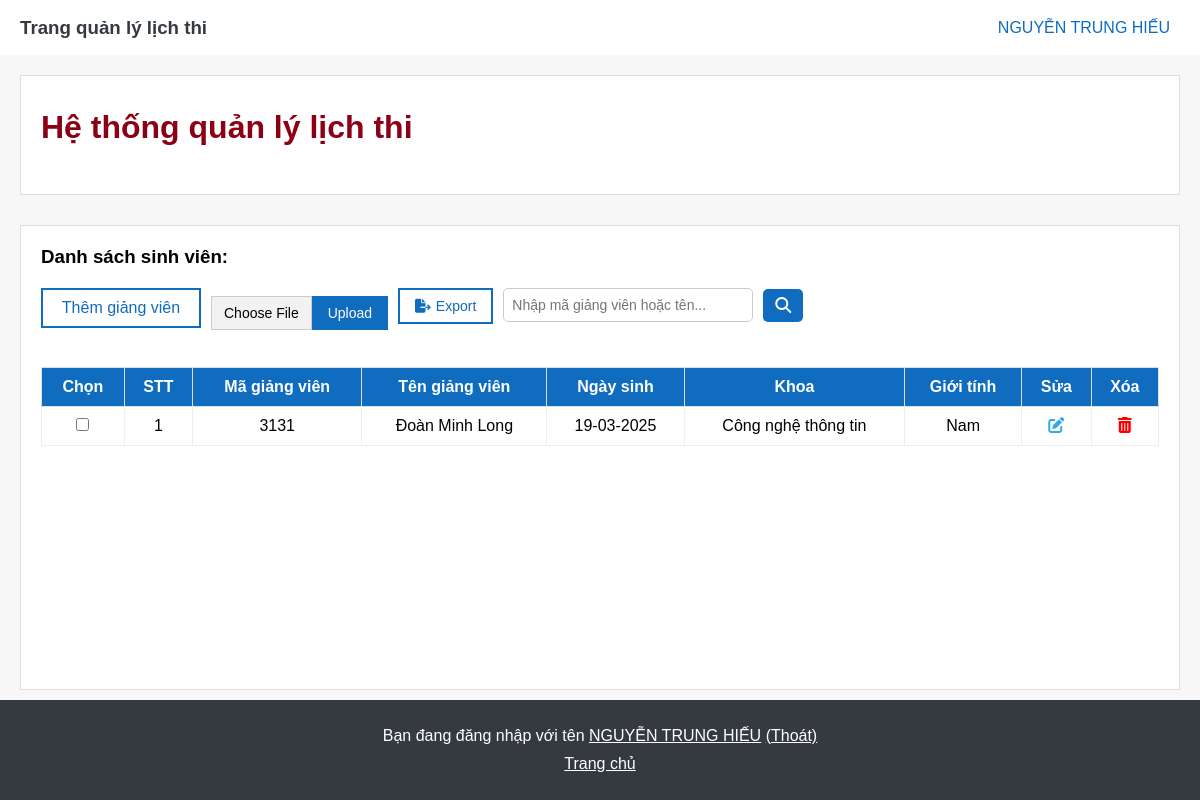
Page /web_manage_schedule_exam/admin/manage_teacher.php (signed in) on the committed database.
### tables this page shows
CREATE TABLE `giangvien` (
  `mgv` int(10) NOT NULL,
  `ho_dem` varchar(50) NOT NULL,
  `ten` varchar(50) NOT NULL,
  `khoa` varchar(100) NOT NULL,
  `ngay_sinh` date NOT NULL,
  `gioi_tinh` varchar(10) NOT NULL
);

### web_manage_schedule_exam/admin/limit_page.php (called while the page is built, shortened)
<?php
    $limit = 15;
    $current_page = isset($_GET['page']) ? (int)$_GET['page'] : 1;
    $offset = ($current_page - 1) * $limit;
?>

### web_manage_schedule_exam/admin/manage_teacher.php (the view, shortened to what this page needs)
<!DOCTYPE html>
<html lang="vi">
<head>
    <link rel="stylesheet" href="https://cdnjs.cloudflare.com/ajax/libs/font-awesome/6.4.2/css/all.min.css" />
</head>
<body>
<?php include('header.php'); ?>
    <div class="container">
        <?php include('tag.php'); ?>
        <div class="crud">
            <h3>Danh sách sinh viên:</h3>
            <div class="button-group">
                <a id="add-button" href="add_teacher.php">Thêm giảng viên</a>
                <form action="import.php" method="post" enctype="multipart/form-data" class="upload-form">
                    <label for="file-upload" class="custom-file-upload">
                        Choose File
                    </label>
                    <button type="submit" id="import-button" name="import-teacher-button">Upload</button>
                </form>
                <form action="export.php" method="post">
                    <button type="" id="export-button" name="export-teacher-button"><i class="fa-solid fa-file-export"></i>Export</button>
                </form>
                <div class="search">
                    <input type="text" id="search-input" placeholder="Nhập mã giảng viên hoặc tên...">
                    <button id="search-button"><i class="fa-solid fa-magnifying-glass"></i></button>
                </div>
            </div>
            <table class="crud-table">
                <thead>
                    <tr>
                        <th>Chọn</th>
                        <th>STT</th>
                        <th>Mã giảng viên</th>
                        <th>Tên giảng viên</th>
                        <th>Ngày sinh</th>
                        <th>Khoa</th>
                        <th>Giới tính</th>
                        <th>Sửa</th>
                        <th>Xóa</th>
                    </tr>
                </thead>
                <tbody>
                    <?php
                        require "limit_page.php";
                        $sql_giang_vien = "SELECT * FROM giangvien LIMIT $limit OFFSET $offset";
                        $result_giang_vien = $conn->query($sql_giang_vien);
                        if ($result_giang_vien->num_rows > 0) {
                            $stt = $offset + 1;
                            while($row = $result_giang_vien->fetch_assoc()) {
                                $mgv = $row["mgv"];
                                $ngay_sinh = $row['ngay_sinh'];
                                $part = (explode("-",$ngay_sinh));
                                $ngay_sinh_update = $part[2] . "-" . $part[1]. "-" . $part[0];
                                echo '<tr>';
                                echo '<td><input type="checkbox"></td>';
                                echo '<td>' . $stt++ . '</td>';
                                echo '<td>' . $mgv . '</td>';
                                echo '<td>' . $row["ho_dem"] . " " . $row["ten"] . '</td>';
                                echo '<td>' . $ngay_sinh_update . '</td>';
                                echo '<td>' . $row["khoa"] . '</td>';
                                echo '<td>' . $row["gioi_tinh"] . '</td>';
                                echo '<td id="update-icon"><a href="update_teacher.php?mgv=' . $mgv . '"><i class="fa-solid fa-pen-to-square"></i></a></td>';
                                echo '<td id="delete-icon"><a href="delete.php?mgv=' . $mgv . '"><i class="fa-solid fa-trash-can"></i></a></td>';
                                echo '</tr>';
                            }
                        } else {
                            echo "0 results";
                        }
                    ?>
                </tbody>
            </table>
            <?php
                require "pagination.php";
            ?>
        </div>
    </div>
    <?php include('footer.php'); ?>
</body>
</html>

### web_manage_schedule_exam/admin/header.php (shortened to what this page needs)
<?php
    include('config.php');
?>
<!DOCTYPE html>
<html lang="vi">
<head>
    <link rel="stylesheet" href="https://cdnjs.cloudflare.com/ajax/libs/font-awesome/6.4.2/css/all.min.css" />
    <link rel="stylesheet" href="styles.css">
    <link rel="stylesheet" href="manage_add.css">
</head>
<body>
    <div class="header">
        <div class="home">
            <a href="home_admin.php"><h3>Trang quản lý lịch thi</h3></a>
        </div>
        <div class="user" onclick="myFunction()">
            <span style="text-transform: uppercase;"><?php
                    $id_admin = $_SESSION['id_admin'];
                    $sql = "SELECT * FROM admin WHERE id_admin = '$id_admin'";
                    $result = $conn->query($sql);
                    if ($result->num_rows > 0) {
                        while($row = $result->fetch_assoc()) {
                            echo  $row["ho_dem"]. " " . $row["ten"] ;
                        }
                    }
                ?>
            </span>
        </div>
    </div>
</body>
</html>

### web_manage_schedule_exam/admin/footer.php (shortened to what this page needs)
<div class="footer">
    <p>Bạn đang đăng nhập với tên
        <u style="text-transform: uppercase;"><?php
            $id_admin = $_SESSION['id_admin'];
            $sql = "SELECT * FROM admin WHERE id_admin = '$id_admin'";
            $result = $conn->query($sql);
            if ($result->num_rows > 0) {
                while($row = $result->fetch_assoc()) {
                    echo  $row["ho_dem"]. " " . $row["ten"] ;
                }
            }
        ?></u> <a href="logout.php">(Thoát)</a></p>
    <p><a href="home_admin.php">Trang chủ</a></p>
</div>

### web_manage_schedule_exam/admin/styles.css (style rules this page uses)
* { margin: 0; padding: 0; box-sizing: border-box; }
html, body { display: flex; flex-direction: column; min-height: 100vh; font-family: Arial, sans-serif; }
.container { background-color: #F7F7F7; flex: 1; display: flex; flex-direction: column; }
.header { background-color: #FFFFFF; display: flex; align-items: center; justify-content: space-between; height: 55px; padding: 0 20px; box-shadow: 0 2px 4px rgba(0, 0, 0, 0.1); }
.header .home { display: flex; align-items: center; }
.header .home a { text-decoration: none; color: #343a40; }
.header .user { display: flex; align-items: center; color: #0F6CBF; position: relative; height: 40px; }
.header .user span { margin-right: 10px; }
.crud { min-height: 120px; display: flex; flex-grow: 1; border: 1px solid #DFDFDF; flex-direction: column; background-color: #FFFFFF; margin: 10px 20px; padding: 20px; }
.button-group { display: flex; margin: 20px 0 10px; gap: 10px; }
.crud #add-button { width: 160px; height: 40px; display: flex; justify-content: center; align-items: center; background-color: #FFFFFF; color: #0F6CBF; text-decoration: none; border: 2px solid #0F6CBF; cursor: pointer; }
.upload-form { display: flex; align-items: center; }
.custom-file-upload { display: inline-block; padding: 8px 12px; background-color: #f2f2f2; border: 1px solid #ccc; cursor: pointer; font-size: 14px; }
#import-button { background-color: #0F6CBF; color: white; border: 1px solid #0F6CBF; padding: 8px 15px; font-size: 14px; cursor: pointer; }
#export-button { background-color: #FFFFFF; color: #0F6CBF; border: 2px solid #0F6CBF; padding: 8px 15px; font-size: 14px; cursor: pointer; gap: 5px; display: flex; align-items: center; }
.search { display: flex; align-items: center; gap: 10px; margin-bottom: 15px; }
#search-input { width: 250px; padding: 8px; border: 1px solid #ccc; border-radius: 5px; font-size: 14px; }
#search-button { background-color: #0F6CBF; color: white; border: none; padding: 8px 12px; border-radius: 5px; cursor: pointer; }
#search-button i { font-size: 16px; }
.crud-table { margin-top: 20px; width: 100%; border-collapse: collapse; cursor: pointer; border: 1px solid #EEEEEE; }
.crud-table tr td { border: 1px solid #EEEEEE; }
.crud-table th, .crud-table td { border: 1px solid #DDDDDD; padding: 10px; text-align: center; }
.crud-table thead th { background-color: #0F6CBF; color: white; }
.crud-table #update-icon a { color: #35A7E8; cursor: pointer; }
.crud-table #delete-icon a { color: red; cursor: pointer; }
.footer { background-color: #343a40; font-family: Arial, sans-serif; color: white; text-align: center; display: flex; flex-direction: column; align-items: center; justify-content: center; height: 100px; margin-top: auto; width: 100%; }
.footer p { margin: 5px 0; }
.footer a { color: white; }

### web_manage_schedule_exam/admin/manage_add.css (style rules this page uses)
* { margin: 0; padding: 0; box-sizing: border-box; }
html, body { display: flex; flex-direction: column; min-height: 100vh; font-family: Arial, sans-serif; }
.footer { background-color: #343a40; font-family: Arial, sans-serif; color: white; text-align: center; display: flex; flex-direction: column; align-items: center; justify-content: center; height: 100px; margin-top: auto; width: 100%; }
.footer p { margin: 5px 0; }
.footer a { color: white; }

### rows in the picture
giangvien: mgv "3131", ho_dem "Đoàn Minh", ten "Long", ngay_sinh "19-03-2025", khoa "Công nghệ thông tin", gioi_tinh "Nam"

### other values in the picture
$row["ho_dem"] "NGUYỄN TRUNG"
$row["ten"] "HIẾU"
